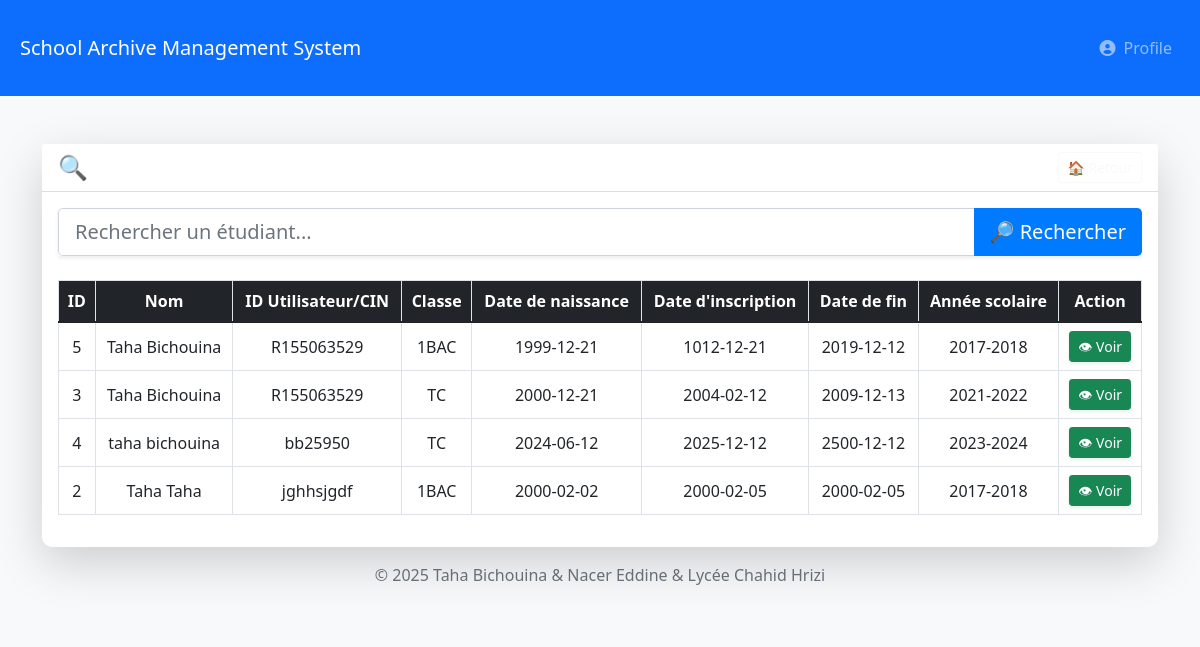
Screenshot of /search_results.php (signed in) with the database file from the repository.
### tables this page shows
CREATE TABLE `students` (
  `id` int(11) NOT NULL,
  `student_id` varchar(50) NOT NULL,
  `first_name` varchar(255) NOT NULL,
  `last_name` varchar(255) NOT NULL,
  `user_id_or_cin` varchar(50) NOT NULL,
  `class_id` varchar(50) NOT NULL,
  `season` varchar(20) NOT NULL,
  `created_at` timestamp NOT NULL DEFAULT current_timestamp(),
  `date_of_birth` date NOT NULL,
  `date_of_start` date NOT NULL,
  `date_of_end` date NOT NULL
);

### search_results.php (the view, shortened to what this page needs)
<?php
include 'includes/header.php';
require_once 'includes/db_connect.php';
$page = isset($_GET['page']) ? max(1, intval($_GET['page'])) : 1;
$limit = 10;
$offset = ($page - 1) * $limit;
$sort_by = isset($_GET['sort_by']) ? trim($_GET['sort_by']) : 'created_at';
$sort_order = isset($_GET['sort_order']) ? trim($_GET['sort_order']) : 'DESC';
$search = isset($_GET['search']) ? trim($_GET['search']) : '';
$query = "SELECT SQL_CALC_FOUND_ROWS * FROM students WHERE student_id LIKE ? OR first_name LIKE ? OR last_name LIKE ? OR user_id_or_cin LIKE ?";
$params = ['%' . $search . '%', '%' . $search . '%', '%' . $search . '%', '%' . $search . '%'];
$allowed_sort_columns = ['student_id', 'first_name', 'last_name', 'class_id', 'date_of_birth', 'date_of_start', 'date_of_end', 'season'];
if (in_array($sort_by, $allowed_sort_columns)) {
    $query .= " ORDER BY $sort_by $sort_order";
} else {
    $query .= " ORDER BY created_at DESC";
}
$query .= " LIMIT $limit OFFSET $offset";
$stmt = $conn->prepare($query);
$stmt->bind_param(str_repeat('s', count($params)), ...$params);
$stmt->execute();
$result = $stmt->get_result();
?>
<div class="container mt-5">
    <div class="row">
        <div class="col-12">
            <div class="card shadow-lg border-0 rounded-lg">
                <div class="card-header bg-gradient-primary text-white d-flex justify-content-between align-items-center">
                    <h4 class="mb-0">🔍 Résultats de recherche pour "<?php echo htmlspecialchars($search); ?>"</h4>
                    <a href="dashboard.php" class="btn btn-outline-light btn-sm">🏠 Retour</a>
                </div>
                <div class="card-body">
                    <form action="search_results.php" method="get" class="mb-4">
                        <div class="input-group shadow-sm">
                            <input type="text" name="search" value="<?php echo htmlspecialchars($search); ?>" class="form-control form-control-lg" placeholder="Rechercher un étudiant...">
                            <button type="submit" class="btn btn-primary btn-lg">🔎 Rechercher</button>
                        </div>
                    </form>
                    <div class="table-responsive">
                        <table class="table table-hover table-bordered text-center rounded">
                            <thead class="bg-dark text-white">
                                <tr>
                                    <th>ID</th>
                                    <th>Nom</th>
                                    <th>ID Utilisateur/CIN</th>
                                    <th>Classe</th>
                                    <th>Date de naissance</th>
                                    <th>Date d'inscription</th>
                                    <th>Date de fin</th>
                                    <th>Année scolaire</th>
                                    <th>Action</th>
                                </tr>
                            </thead>
                            <tbody>
                                <?php if ($result && $result->num_rows > 0): ?>
                                    <?php while ($student = $result->fetch_assoc()): ?>
                                        <tr class="align-middle">
                                            <td><?php echo htmlspecialchars($student['student_id']); ?></td>
                                            <td><?php echo htmlspecialchars($student['first_name'] . ' ' . $student['last_name']); ?></td>
                                            <td><?php echo htmlspecialchars($student['user_id_or_cin']); ?></td>
                                            <td><?php echo htmlspecialchars($student['class_id']); ?></td>
                                            <td><?php echo htmlspecialchars($student['date_of_birth']); ?></td>
                                            <td><?php echo htmlspecialchars($student['date_of_start']); ?></td>
                                            <td><?php echo htmlspecialchars($student['date_of_end'] ?? 'N/A'); ?></td>
                                            <td><?php echo htmlspecialchars($student['season']); ?></td>
                                            <td>
                                                <a href="student_view.php?id=<?php echo $student['id']; ?>" class="btn btn-success btn-sm shadow-sm">
                                                    👁 Voir
                                                </a>
                                            </td>
                                        </tr>
                                    <?php endwhile; ?>
                                <?php else: ?>
                                    <tr>
                                        <td colspan="9" class="text-center text-danger fw-bold">🚫 Aucun étudiant trouvé</td>
                                    </tr>
                                <?php endif; ?>
                            </tbody>
                        </table>
                    </div>
                </div>
            </div>
        </div>
    </div>
</div>
<?php
include 'includes/footer.php';
?>

### includes/header.php (shortened to what this page needs)
<!DOCTYPE html>
<html lang="en">
<head>
    <link href="https://cdn.jsdelivr.net/npm/bootstrap@5.1.3/dist/css/bootstrap.min.css" rel="stylesheet">
    <link rel="stylesheet" href="https://cdnjs.cloudflare.com/ajax/libs/font-awesome/6.0.0/css/all.min.css">
    <link rel="stylesheet" href="assets/css/style.css">
</head>
<body>
    <nav class="navbar navbar-expand-lg navbar-dark bg-primary">
        <div class="container-fluid">
            <a class="navbar-brand" href="dashboard.php">School Archive Management System</a>
            <div class="collapse navbar-collapse" id="navbarNav">
                <ul class="navbar-nav ms-auto">
                    <li class="nav-item">
                        <a class="nav-link" href="profile.php"><i class="fas fa-user-circle me-2"></i>Profile</a>
                    </li>
                </ul>
            </div>
        </div>
    </nav>

### includes/footer.php (shortened to what this page needs)
    <footer class="bg-light text-center py-3">
        <div class="container">
            <p class="text-muted">&copy; <?php echo date("Y"); ?> Taha Bichouina & Nacer Eddine & Lycée Chahid Hrizi</p>
        </div>
    </footer>
</body>
</html>

### assets/css/style.css (style rules this page uses)
body { font-family: 'Segoe UI', Tahoma, Geneva, Verdana, sans-serif; background-color: #f8f9fa; }
.container-fluid { padding: 20px; }
.card { border: none; border-radius: 10px; box-shadow: 0 4px 6px rgba(0, 0, 0, 0.1); }
.card-header { background-color: #fff; border-bottom: 1px solid #ddd; font-size: 1.2rem; font-weight: bold; }
.table-responsive { max-height: 300px; overflow-y: auto; }
.btn-primary { background-color: #007bff; border: none; }

### rows the page displays
students: student "5", first_name+last_name "Taha Bichouina", user_id_or_cin "R155063529", class "1BAC", date_of_birth "1999-12-21", date_of_start "1012-12-21", date_of_end "2019-12-12", season "2017-2018"
students: student "3", first_name+last_name "Taha Bichouina", user_id_or_cin "R155063529", class "TC", date_of_birth "2000-12-21", date_of_start "2004-02-12", date_of_end "2009-12-13", season "2021-2022"
students: student "4", first_name+last_name "taha bichouina", user_id_or_cin "bb25950", class "TC", date_of_birth "2024-06-12", date_of_start "2025-12-12", date_of_end "2500-12-12", season "2023-2024"
students: student "2", first_name+last_name "Taha Taha", user_id_or_cin "jghhsjgdf", class "1BAC", date_of_birth "2000-02-02", date_of_start "2000-02-05", date_of_end "2000-02-05", season "2017-2018"
